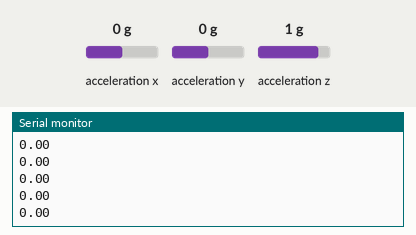
The sketch below on a simulated Arduino Nano 33 IoT. Parts: the last lines printed to the serial monitor. Inputs (shaded band) come from the test bench; at power-on: acceleration x 0 g, acceleration y 0 g, acceleration z 1 g. Nothing arrives over Bluetooth unless stated; a phone connects over Bluetooth LE 3 s after start.

Above: at 3.8 s.
3.9 s: acceleration x set to -1.4 g
At 4.6 s:
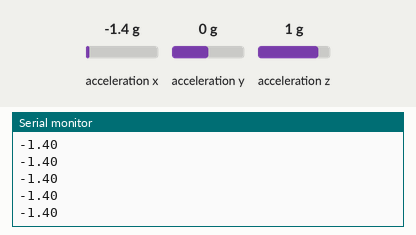
5.4 s: acceleration x set to -0.8 g
At 5.9 s:
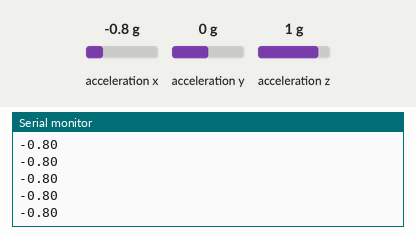
Timing chart, 0 to 6.5 s (numbered marks = the images above; inputs shaded):
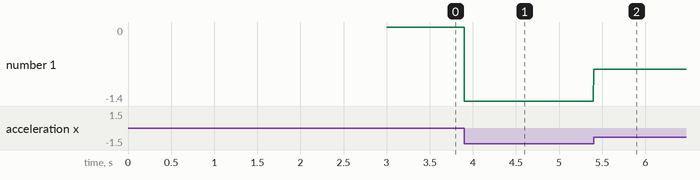

Measured:
- after the input at 3.9 s, the serial monitor: prints a new line at once (image 1)
- after the input at 5.4 s, the serial monitor: prints a new line at once (image 2)
- plotted number 1: 0 → -1.4 after the input at 3.9 s, -1.4 → -0.8 after the input at 5.4 s

The sketch:

BLE_Stream.ino
```cpp
/*
Where:  taken from example at https://github.com/ucla-hci/m119/blob/main/m2b_peripheral/m2b_peripheral.ino
What: Code template for setting up Serial, IMU, and BLE service and characteristic for sending accelerometer data.
Why: Used to ensure overall code is structured well, uses ArduinoBLE correctly and is consistent with the Noble/Node.js server example.
*/

#include <ArduinoBLE.h>
#include <Arduino_LSM6DS3.h>

#define BLE_UUID_ACCELEROMETER_SERVICE "13333333333333333333333333333337"
#define BLE_UUID_ACCELEROMETER_DATA "13333333333333333333333333330001"

#define BLE_DEVICE_NAME "Zehua"
#define BLE_LOCAL_NAME "Zehua"

BLEService accelerometerService(BLE_UUID_ACCELEROMETER_SERVICE);
BLEFloatCharacteristic accelerometerCharacteristicData(BLE_UUID_ACCELEROMETER_DATA, BLERead | BLENotify);

float ax, ay, az;

void setup() {
  // put your setup code here, to run once:
  Serial.begin(9600);
  while (!Serial);

  if (!IMU.begin()){
    Serial.println("Failed to initialize IMU!");
    while(1);
  }

  Serial.print("Accelerometer sample rate = ");
  Serial.print(IMU.accelerationSampleRate());
  Serial.println("Hz");

  if (!BLE.begin()) {
    Serial.println("Starting Bluetooth® Low Energy module failed!");
    while (1);
  }


  BLE.setLocalName(BLE_LOCAL_NAME);
  BLE.setDeviceName("Zehua");
  BLE.setAdvertisedService(accelerometerService);
  accelerometerService.addCharacteristic(accelerometerCharacteristicData);
  BLE.addService(accelerometerService);

  BLE.advertise();
  Serial.println("Advertising!");

}

void loop() {
  // put your main code here, to run repeatedly:
  BLEDevice central = BLE.central();
  if (central) {
    Serial.println("Connected to central");
    Serial.println(central.address());

  }
  while (central.connected()) {
    if (IMU.accelerationAvailable()) {
      IMU.readAcceleration(ax, ay, az);
    }
    accelerometerCharacteristicData.writeValue(ax);
    Serial.println(ax);
  }

}
```
